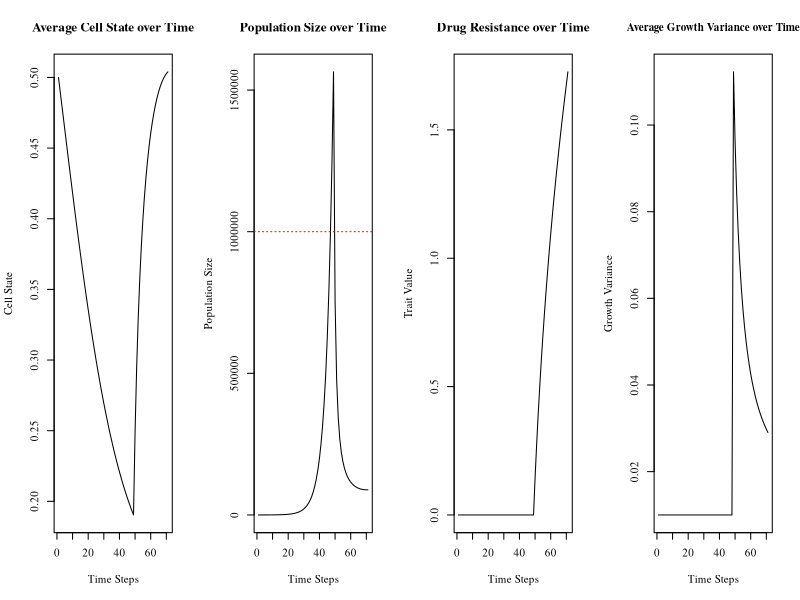

R code for this plot:
#Code written by Anuraag Bukkuri, expanded from code provided in "Advancing population ecology with integral projection models: a practical guide" - Merow et al 2013

params = data.frame(
  txon = FALSE,
  varG = .05,
  varF = .05,
  endtx = 150)

lexp = 1.5
beta = 1.5
evolv = 1
natd = .01*evolv
bex = -.6

vpar1 = .01 
vpar2 = .2
vpar3 = .5
plotstop = 0
starttx=0
stressG = TRUE
stressF = FALSE
min = 0
max = 1
n = 100
tol = 1e-8
bc = min + c(0:n) * (max - min)/n
y = 0.5 * (bc[1:n] + bc[2:(n+1)])
h = y[2] - y[1]

Nt = rnorm(n,.5,0)
sim_steps = params$endtx-1
v = 0

popsize = vector(,sim_steps)
evoldyn = vector(,sim_steps)
avgtemp = vector(,length(y))
avgplot1 = vector(,sim_steps)
avgvar = vector(,length(y))
avgplot2 = vector(,sim_steps)

for (i in 1:sim_steps) {
  if (params$txon==TRUE) {m=1}
  else {m=0}
  
  total_cells = sum(Nt)
  Ntnorm = Nt / total_cells
  popsize[i] = total_cells
  evoldyn[i] = v
  for (j in 1:length(y)) {
    avgtemp[j] = y[j] * Ntnorm[j]
    x = m/(exp(lexp*y[j]) + beta*v)
    avgvar[j] = Ntnorm[j]*(vpar1+vpar2*exp(-vpar3/x))  
  }
  avgcell2 = sum(avgvar)
  avgcell = sum(avgtemp)
  avgplot1[i] = avgcell
  avgplot2[i] = avgcell2
  
  if (total_cells>1e6 && params$txon==FALSE){starttx=i
  params$txon=TRUE}
  
  if ((total_cells>1e6 && params$txon==TRUE && i>starttx+3)||total_cells<10){plotstop=i
  break}
  
  if ((total_cells>popsize[i-1] && params$txon==TRUE && i>starttx+2||total_cells<10)){plotstop=i
  break} #tx failure
  
  l.x = function(x, params) {exp(lexp*x)}
  
  b.x = function(x, params) {.3*exp(bex*x)}
  
  s.x = function(x, params) {
    return(1-natd-m/(l.x(x,params=params)+beta*v))}
  
  s.x2 = function(x, params) {
    return(1-natd-m/(l.x(x,params=params)+beta*(v+.00001)))}
  
  g.yx = function(xp, x, params) {
    drugd = m/(l.x(x, params=params) + beta*v)
    varG = vpar1+vpar2*exp(-vpar3/drugd)
    if (stressG==FALSE){return (dnorm(xp,mean=x,sd= params$varG))}
    else if (stressG==TRUE){return (dnorm(xp,mean=x,sd= varG))}
  }
  
  g.yx2 = function(xp, x, params) {
    drugd = m/(l.x(x, params=params) + beta*(v+.00001))
    varG = vpar1+vpar2*exp(-vpar3/drugd)
    if (stressG==FALSE){return (dnorm(xp,mean=x,sd= params$varG))}
    else if (stressG==TRUE){return (dnorm(xp,mean=x,sd= varG))}
  }
  
  f.yx = function(xp, x, params) {
    drugd = m/(l.x(x,params=params) + beta*v)
    varF = vpar1+vpar2*exp(-vpar3/drugd)
    if (stressF==FALSE){return (dnorm(xp,mean=x,sd=params$varF))}
    else if (stressF==TRUE){return(dnorm(xp,mean=x,sd= varF))}
  }
  
  f.yx2 = function(xp, x, params) {
    drugd = m/(l.x(x,params=params) + beta*(v+.00001))
    varF = vpar1+vpar2*exp(-vpar3/drugd)
    if (stressF==FALSE){return (dnorm(xp,mean=x,sd=params$varF))}
    else if (stressF==TRUE){return(dnorm(xp,mean=x,sd= varF))}
  }
  
  dsdv <-outer(y, y, function(xp,x,params) {beta*m/(beta*v+exp(lexp*x)) ^ 2}, params=params)
  
  dg1dv <-outer(y,y,g.yx,params=params)
  dg2dv <-outer(y,y,g.yx2,params=params)
  dgdv <- outer(y, y, function(xp,x,params) {(dg2dv-dg1dv)/.00001},params=params)
  
  df1dv <-outer(y,y,f.yx,params=params)
  df2dv <-outer(y,y,f.yx2,params=params)
  dfdv <- outer(y, y, function(xp,x,params) {(df2dv-df1dv)/.00001},params=params)
  
  dkds <-outer(y, y, function(xp,x,params) {g.yx(xp,x,params)},params=params)
  
  dkdg <-outer(y, y, function(xp,x,params) {s.x(x,params)},params=params)
  
  dkdf <-outer(y, y, function(xp,x,params) {b.x(x,params)},params=params)
  
  F = h*outer(y, y, f.yx, params=params)
  B = b.x(y, params=params)
  G = h*outer(y, y, g.yx, params=params)
  S = s.x(y, params=params)
  Q = F
  P = G
  for (j in 1:n) {
    Q[, j] = F[, j] * B[j]
    P[, j] = G[, j] * S[j]
  }
  
  #Low state eviction
  for (j in 1:(n / 2)) {
    F[1, j] <- F[1, j] + 1 - sum(F[, j])
    Q[, j] <- F[, j] * B[j]
    G[1, j] <- G[1, j] + 1 - sum(G[, j])
    P[, j] <- G[, j] * S[j]
  }
  
  #High state eviction
  for (j in (n / 2 + 1):n) {
    F[n, j] <- F[n, j] + 1 - sum(F[, j])
    Q[, j] <- F[, j] * B[j]
    G[n, j] <- G[n, j] + 1 - sum(G[, j])
    P[, j] <- G[, j] * S[j]
  }
  
  K = P + Q
  Nt1 = K %*% Nt
  Nt = Nt1
  
  lam <- abs(eigen(K)$values[1])
  w.eigen <- abs(eigen(K)$vectors[, 1])
  stable.dist <- w.eigen/sum(w.eigen)
  v.eigen <- abs(eigen(t(K))$vectors[, 1])
  repro.val <- v.eigen/v.eigen[1]
  v.dot.w = sum(stable.dist * repro.val) * h
  sens = outer(repro.val, stable.dist)/v.dot.w
  
  conts = dkds * dsdv
  if (stressG==FALSE||m==0){contg = 0}
  else if (stressG==TRUE){contg = dkdg*dgdv}
  if (stressF==FALSE||m==0){contf = 0}
  else if (stressF==TRUE){contf = dkdf*dfdv}
  sensv <- sum(sens*(conts+contg+contf)) * h ^ 2
  v <- v + evolv * sum(sensv) / lam
}

message('Drug Resistance Level:',v)
message('Average Cell State:',avgcell)
message('Nadir of Population:',min(popsize[-c(1:starttx,plotstop+1:params$endtx)]))
message('Tx Start:',starttx)
message('Time to Progression:',plotstop-starttx)

par(mfrow = c(1, 4))
plot(avgplot1[-c(plotstop+1:params$endtx)],xlab = "Time Steps",ylab='Cell State',type = 'l',main = 'Average Cell State over Time',family='serif')
plot(popsize[-c(plotstop+1:params$endtx)],xlab = "Time Steps",ylab = 'Population Size',main = 'Population Size over Time',type = 'l',family='serif')
abline(h=1e6,col='red',lty=3)
plot(evoldyn[-c(plotstop+1:params$endtx)],xlab = "Time Steps",ylab = 'Trait Value',main = 'Drug Resistance over Time',type = 'l',family='serif')
plot(avgplot2[-c(plotstop+1:params$endtx)],xlab = "Time Steps",ylab = 'Growth Variance',main = 'Average Growth Variance over Time',type = 'l',family='serif',cex.main=1)
